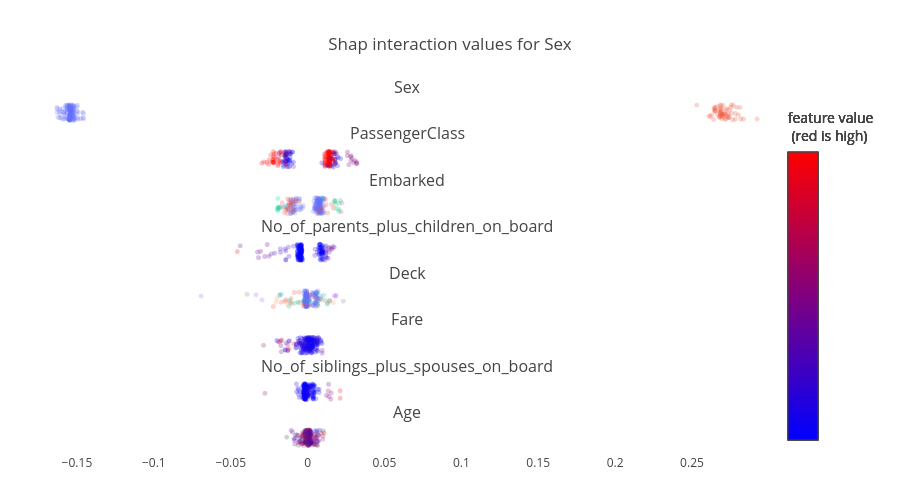

Notebook code cell kept with this figure:
### Markdown cell above
### Detailed shap interactions summary:

### Code cell
explainer.plot_interactions_detailed("Sex")

### Figure 1 — Plotly figure (JSON) as saved in the notebook; plotly's stock layout.template omitted (floating-point values rounded to 4 significant figures; data arrays with more than 128 entries replaced by an {"elided": "..."} marker saying what was removed)
{"data": [{"hoverinfo": "text", "marker": {"color": "#636EFA", "opacity": 0.3, "showscale": false, "size": 5}, "mode": "markers", "name": "Sex_male", "opacity": 0.8, "showlegend": false, "text": {"elided": "137 str values"}, "type": "scattergl", "x": {"elided": "137 float values"}, "xaxis": "x", "y": {"elided": "137 float values"}, "yaxis": "y"}, {"hoverinfo": "text", "marker": {"color": "#EF553B", "opacity": 0.3, "showscale": false, "size": 5}, "mode": "markers", "name": "Sex_female", "opacity": 0.8, "showlegend": false, "text": ["None=Cumings, Mrs. John Bradley (Florence Briggs Thayer)<br>Sex=Sex_female<br>shap=0.274", "None=Futrelle, Mrs. Jacques Heath (Lily May Peel)<br>Sex=Sex_female<br>shap=0.265", "None=Johnson, Mrs. Oscar W (Elisabeth Vilhelmina Berg)<br>Sex=Sex_female<br>shap=0.274", "None=Nasser, Mrs. Nicholas (Adele Achem)<br>Sex=Sex_female<br>shap=0.269", "None=Vestrom, Miss. Hulda Amanda Adolfina<br>Sex=Sex_female<br>shap=0.269", "None=Asplund, Mrs. Carl Oscar (Selma Augusta Emilia Johansson)<br>Sex=Sex_female<br>shap=0.278", "None=Glynn, Miss. Mary Agatha<br>Sex=Sex_female<br>shap=0.265", "None=Devaney, Miss. Margaret Delia<br>Sex=Sex_female<br>shap=0.268", "None=Arnold-Franchi, Mrs. Josef (Josefine Franchi)<br>Sex=Sex_female<br>shap=0.274", "None=Rugg, Miss. Emily<br>Sex=Sex_female<br>shap=0.270", "None=Ilett, Miss. Bertha<br>Sex=Sex_female<br>shap=0.270", "None=Moran, Miss. Bertha<br>Sex=Sex_female<br>shap=0.269", "None=Jussila, Miss. Katriina<br>Sex=Sex_female<br>shap=0.274", "None=Ford, Miss. Robina Maggie \"Ruby\"<br>Sex=Sex_female<br>shap=0.277", "None=Chibnall, Mrs. (Edith Martha Bowerman)<br>Sex=Sex_female<br>shap=0.268", "None=Andersen-Jensen, Miss. Carla Christine Nielsine<br>Sex=Sex_female<br>shap=0.274", "None=Brown, Mrs. James Joseph (Margaret Tobin)<br>Sex=Sex_female<br>shap=0.276", "None=Asplund, Miss. Lillian Gertrud<br>Sex=Sex_female<br>shap=0.283", "None=Harknett, Miss. Alice Phoebe<br>Sex=Sex_female<br>shap=0.268", "None=Thorne, Mrs. Gertrude Maybelle<br>Sex=Sex_female<br>shap=0.265", "None=Parrish, Mrs. (Lutie Davis)<br>Sex=Sex_female<br>shap=0.269", "None=Healy, Miss. Hanora \"Nora\"<br>Sex=Sex_female<br>shap=0.265", "None=Andrews, Miss. Kornelia Theodosia<br>Sex=Sex_female<br>shap=0.264", "None=Abbott, Mrs. Stanton (Rosa Hunt)<br>Sex=Sex_female<br>shap=0.271", "None=Connolly, Miss. Kate<br>Sex=Sex_female<br>shap=0.270", "None=Bishop, Mrs. Dickinson H (Helen Walton)<br>Sex=Sex_female<br>shap=0.281", "None=Frauenthal, Mrs. Henry William (Clara Heinsheimer)<br>Sex=Sex_female<br>shap=0.276", "None=Burns, Miss. Elizabeth Margaret<br>Sex=Sex_female<br>shap=0.263", "None=Meyer, Mrs. Edgar Joseph (Leila Saks)<br>Sex=Sex_female<br>shap=0.267", "None=Sandstrom, Mrs. Hjalmar (Agnes Charlotta Bengtsson)<br>Sex=Sex_female<br>shap=0.282", "None=Minahan, Miss. Daisy E<br>Sex=Sex_female<br>shap=0.269", "None=Phillips, Miss. Kate Florence (\"Mrs Kate Louise Phillips Marshall\")<br>Sex=Sex_female<br>shap=0.269", "None=Hart, Mrs. Benjamin (Esther Ada Bloomfield)<br>Sex=Sex_female<br>shap=0.269", "None=West, Mrs. Edwy Arthur (Ada Mary Worth)<br>Sex=Sex_female<br>shap=0.265", "None=O'Sullivan, Miss. Bridget Mary<br>Sex=Sex_female<br>shap=0.264", "None=Laitinen, Miss. Kristina Sofia<br>Sex=Sex_female<br>shap=0.272", "None=Angle, Mrs. William A (Florence \"Mary\" Agnes Hughes)<br>Sex=Sex_female<br>shap=0.269", "None=Cacic, Miss. Marija<br>Sex=Sex_female<br>shap=0.272", "None=Hart, Miss. Eva Miriam<br>Sex=Sex_female<br>shap=0.271", "None=Ohman, Miss. Velin<br>Sex=Sex_female<br>shap=0.273", "None=Taussig, Mrs. Emil (Tillie Mandelbaum)<br>Sex=Sex_female<br>shap=0.253", "None=Appleton, Mrs. Edward Dale (Charlotte Lamson)<br>Sex=Sex_female<br>shap=0.264", "None=Bourke, Miss. Mary<br>Sex=Sex_female<br>shap=0.280", "None=Laroche, Mrs. Joseph (Juliette Marie Louise Lafargue)<br>Sex=Sex_female<br>shap=0.268", "None=Shutes, Miss. Elizabeth W<br>Sex=Sex_female<br>shap=0.262", "None=Lobb, Mrs. William Arthur (Cordelia K Stanlick)<br>Sex=Sex_female<br>shap=0.271", "None=Stanley, Miss. Amy Zillah Elsie<br>Sex=Sex_female<br>shap=0.273", "None=Hegarty, Miss. Hanora \"Nora\"<br>Sex=Sex_female<br>shap=0.269", "None=Brown, Mrs. Thomas William Solomon (Elizabeth Catherine Ford)<br>Sex=Sex_female<br>shap=0.268", "None=Turja, Miss. Anna Sofia<br>Sex=Sex_female<br>shap=0.272", "None=Astor, Mrs. John Jacob (Madeleine Talmadge Force)<br>Sex=Sex_female<br>shap=0.278", "None=Troutt, Miss. Edwina Celia \"Winnie\"<br>Sex=Sex_female<br>shap=0.292", "None=Allen, Miss. Elisabeth Walton<br>Sex=Sex_female<br>shap=0.270", "None=Rothes, the Countess. of (Lucy Noel Martha Dyer-Edwards)<br>Sex=Sex_female<br>shap=0.269", "None=Hogeboom, Mrs. John C (Anna Andrews)<br>Sex=Sex_female<br>shap=0.268", "None=Robert, Mrs. Edward Scott (Elisabeth Walton McMillan)<br>Sex=Sex_female<br>shap=0.261", "None=Ayoub, Miss. Banoura<br>Sex=Sex_female<br>shap=0.275", "None=Dick, Mrs. Albert Adrian (Vera Gillespie)<br>Sex=Sex_female<br>shap=0.277", "None=Sjoblom, Miss. Anna Sofia<br>Sex=Sex_female<br>shap=0.272", "None=Leader, Dr. Alice (Farnham)<br>Sex=Sex_female<br>shap=0.269", "None=Collyer, Mrs. Harvey (Charlotte Annie Tate)<br>Sex=Sex_female<br>shap=0.266", "None=Boulos, Miss. Nourelain<br>Sex=Sex_female<br>shap=0.279", "None=Aks, Mrs. Sam (Leah Rosen)<br>Sex=Sex_female<br>shap=0.271"], "type": "scattergl", "x": [0.2736, 0.2653, 0.274, 0.2685, 0.2694, 0.2782, 0.2648, 0.2685, 0.2735, 0.2702, 0.2696, 0.2691, 0.2743, 0.2768, 0.2681, 0.2743, 0.2756, 0.2834, 0.268, 0.2651, 0.2689, 0.2648, 0.2644, 0.2708, 0.2698, 0.2813, 0.2756, 0.2628, 0.2665, 0.2818, 0.2685, 0.2685, 0.2694, 0.2651, 0.264, 0.2715, 0.2692, 0.2721, 0.2709, 0.2732, 0.2531, 0.2643, 0.2802, 0.2677, 0.2619, 0.2714, 0.2726, 0.2686, 0.2684, 0.2721, 0.2782, 0.2923, 0.2702, 0.2686, 0.2679, 0.261, 0.2751, 0.2766, 0.2723, 0.2687, 0.2665, 0.279, 0.2711], "xaxis": "x", "y": [0.4303, 0.6225, 0.2417, 0.9374, 0.3449, 0.09302, 0.6379, 0.3645, 0.1882, 0.3436, 0.7665, 0.2873, 0.6757, 0.9527, 0.5778, 0.1872, 0.4813, 0.1067, 0.2512, 0.8023, 0.6163, 0.8504, 0.671, 0.3878, 0.4033, 0.8364, 0.9936, 0.3622, 0.8817, 0.1045, 0.7529, 0.5172, 0.4505, 0.57, 0.07667, 0.4149, 0.131, 0.1113, 0.2124, 0.2714, 0.9743, 0.7839, 0.3584, 0.222, 0.2707, 0.08099, 0.7429, 0.2443, 0.4802, 0.6828, 0.4525, 0.1049, 0.9649, 0.9908, 0.7087, 0.2716, 0.8369, 0.03539, 0.3825, 0.4272, 0.3831, 0.8354, 0.4987], "yaxis": "y"}, {"hoverinfo": "text", "marker": {"color": {"elided": "200 int values"}, "colorbar": {"showticklabels": false, "title": {"text": "feature value <br> (red is high)"}}, "colorscale": [[0, "rgb(0,0,255)"], [1, "rgb(255,0,0)"]], "opacity": 0.3, "showscale": true, "size": 5}, "mode": "markers", "name": "PassengerClass", "opacity": 0.8, "showlegend": false, "text": {"elided": "200 str values"}, "type": "scattergl", "x": {"elided": "200 float values"}, "xaxis": "x2", "y": {"elided": "200 float values"}, "yaxis": "y2"}, {"hoverinfo": "text", "marker": {"color": "#636EFA", "opacity": 0.3, "showscale": false, "size": 5}, "mode": "markers", "name": "Embarked_Southampton", "opacity": 0.8, "showlegend": false, "text": {"elided": "150 str values"}, "type": "scattergl", "x": {"elided": "150 float values"}, "xaxis": "x3", "y": {"elided": "150 float values"}, "yaxis": "y3"}, {"hoverinfo": "text", "marker": {"color": "#EF553B", "opacity": 0.3, "showscale": false, "size": 5}, "mode": "markers", "name": "Embarked_Cherbourg", "opacity": 0.8, "showlegend": false, "text": ["None=Cumings, Mrs. John Bradley (Florence Briggs Thayer)<br>Embarked=Embarked_Cherbourg<br>shap=0.009", "None=Nasser, Mrs. Nicholas (Adele Achem)<br>Embarked=Embarked_Cherbourg<br>shap=0.017", "None=Meyer, Mr. Edgar Joseph<br>Embarked=Embarked_Cherbourg<br>shap=-0.017", "None=Kraeff, Mr. Theodor<br>Embarked=Embarked_Cherbourg<br>shap=-0.012", "None=Brown, Mrs. James Joseph (Margaret Tobin)<br>Embarked=Embarked_Cherbourg<br>shap=0.007", "None=Blank, Mr. Henry<br>Embarked=Embarked_Cherbourg<br>shap=-0.013", "None=Thorne, Mrs. Gertrude Maybelle<br>Embarked=Embarked_Cherbourg<br>shap=0.022", "None=Bishop, Mrs. Dickinson H (Helen Walton)<br>Embarked=Embarked_Cherbourg<br>shap=0.013", "None=Levy, Mr. Rene Jacques<br>Embarked=Embarked_Cherbourg<br>shap=-0.009", "None=Lewy, Mr. Ervin G<br>Embarked=Embarked_Cherbourg<br>shap=-0.014", "None=Burns, Miss. Elizabeth Margaret<br>Embarked=Embarked_Cherbourg<br>shap=0.016", "None=del Carlo, Mr. Sebastiano<br>Embarked=Embarked_Cherbourg<br>shap=-0.016", "None=Meyer, Mrs. Edgar Joseph (Leila Saks)<br>Embarked=Embarked_Cherbourg<br>shap=0.022", "None=Widener, Mr. Harry Elkins<br>Embarked=Embarked_Cherbourg<br>shap=-0.010", "None=Bishop, Mr. Dickinson H<br>Embarked=Embarked_Cherbourg<br>shap=-0.010", "None=Penasco y Castellana, Mr. Victor de Satode<br>Embarked=Embarked_Cherbourg<br>shap=-0.010", "None=Kassem, Mr. Fared<br>Embarked=Embarked_Cherbourg<br>shap=-0.011", "None=Ross, Mr. John Hugo<br>Embarked=Embarked_Cherbourg<br>shap=-0.013", "None=Boulos, Mr. Hanna<br>Embarked=Embarked_Cherbourg<br>shap=-0.011", "None=Duff Gordon, Sir. Cosmo Edmund (\"Mr Morgan\")<br>Embarked=Embarked_Cherbourg<br>shap=-0.013", "None=Homer, Mr. Harry (\"Mr E Haven\")<br>Embarked=Embarked_Cherbourg<br>shap=-0.015", "None=Laroche, Mrs. Joseph (Juliette Marie Louise Lafargue)<br>Embarked=Embarked_Cherbourg<br>shap=0.018", "None=Yasbeck, Mr. Antoni<br>Embarked=Embarked_Cherbourg<br>shap=-0.012", "None=Stahelin-Maeglin, Dr. Max<br>Embarked=Embarked_Cherbourg<br>shap=-0.009", "None=Hassab, Mr. Hammad<br>Embarked=Embarked_Cherbourg<br>shap=-0.008", "None=Astor, Mrs. John Jacob (Madeleine Talmadge Force)<br>Embarked=Embarked_Cherbourg<br>shap=0.012", "None=Ayoub, Miss. Banoura<br>Embarked=Embarked_Cherbourg<br>shap=0.009", "None=Guggenheim, Mr. Benjamin<br>Embarked=Embarked_Cherbourg<br>shap=-0.005", "None=Thomas, Master. Assad Alexander<br>Embarked=Embarked_Cherbourg<br>shap=-0.013", "None=Lemberopolous, Mr. Peter L<br>Embarked=Embarked_Cherbourg<br>shap=-0.012", "None=Boulos, Miss. Nourelain<br>Embarked=Embarked_Cherbourg<br>shap=0.012", "None=Razi, Mr. Raihed<br>Embarked=Embarked_Cherbourg<br>shap=-0.011"], "type": "scattergl", "x": [0.008511, 0.01666, -0.01655, -0.01166, 0.006719, -0.01291, 0.02182, 0.01296, -0.009182, -0.01419, 0.01564, -0.01631, 0.02236, -0.009682, -0.009992, -0.0101, -0.01072, -0.01284, -0.01072, -0.01322, -0.01503, 0.01797, -0.01211, -0.009073, -0.007636, 0.01214, 0.008928, -0.00526, -0.01299, -0.01186, 0.01164, -0.01072], "xaxis": "x3", "y": [0.2433, 0.3455, 0.6907, 0.541, 0.1106, 0.9324, 0.1166, 0.04269, 0.7253, 0.2307, 0.5746, 0.3794, 0.6763, 0.09867, 0.2869, 0.2302, 0.544, 0.2394, 0.6818, 0.3631, 0.06748, 0.8025, 0.5722, 0.8492, 0.8298, 0.5669, 0.4149, 0.78, 0.001428, 0.8751, 0.8935, 0.6621], "yaxis": "y3"}, {"hoverinfo": "text", "marker": {"color": "#00CC96", "opacity": 0.3, "showscale": false, "size": 5}, "mode": "markers", "name": "Embarked_Queenstown", "opacity": 0.8, "showlegend": false, "text": ["None=Glynn, Miss. Mary Agatha<br>Embarked=Embarked_Queenstown<br>shap=0.020", "None=Devaney, Miss. Margaret Delia<br>Embarked=Embarked_Queenstown<br>shap=0.019", "None=Moran, Miss. Bertha<br>Embarked=Embarked_Queenstown<br>shap=0.021", "None=Smith, Mr. Thomas<br>Embarked=Embarked_Queenstown<br>shap=-0.019", "None=Healy, Miss. Hanora \"Nora\"<br>Embarked=Embarked_Queenstown<br>shap=0.020", "None=Connolly, Miss. Kate<br>Embarked=Embarked_Queenstown<br>shap=0.018", "None=Sadlier, Mr. Matthew<br>Embarked=Embarked_Queenstown<br>shap=-0.019", "None=Minahan, Miss. Daisy E<br>Embarked=Embarked_Queenstown<br>shap=0.009", "None=Charters, Mr. David<br>Embarked=Embarked_Queenstown<br>shap=-0.018", "None=O'Sullivan, Miss. Bridget Mary<br>Embarked=Embarked_Queenstown<br>shap=0.020", "None=Morrow, Mr. Thomas Rowan<br>Embarked=Embarked_Queenstown<br>shap=-0.019", "None=Bourke, Miss. Mary<br>Embarked=Embarked_Queenstown<br>shap=0.018", "None=Horgan, Mr. John<br>Embarked=Embarked_Queenstown<br>shap=-0.019", "None=Hegarty, Miss. Hanora \"Nora\"<br>Embarked=Embarked_Queenstown<br>shap=0.018", "None=McEvoy, Mr. Michael<br>Embarked=Embarked_Queenstown<br>shap=-0.018", "None=Connaghton, Mr. Michael<br>Embarked=Embarked_Queenstown<br>shap=-0.014", "None=Moran, Mr. Daniel J<br>Embarked=Embarked_Queenstown<br>shap=-0.019", "None=McCormack, Mr. Thomas Joseph<br>Embarked=Embarked_Queenstown<br>shap=-0.019"], "type": "scattergl", "x": [0.0204, 0.01865, 0.02136, -0.01943, 0.0204, 0.01761, -0.01943, 0.008863, -0.01792, 0.0204, -0.01943, 0.01813, -0.01943, 0.01753, -0.01799, -0.01416, -0.01884, -0.01943], "xaxis": "x3", "y": [0.2677, 0.3243, 0.8297, 0.9558, 0.6591, 0.8283, 0.427, 0.9726, 0.3905, 0.1492, 0.277, 0.6097, 0.3281, 0.7648, 0.4369, 0.487, 0.3515, 0.1788], "yaxis": "y3"}, {"hoverinfo": "text", "marker": {"color": {"elided": "200 int values"}, "colorbar": {"showticklabels": false, "title": {"text": "feature value <br> (red is high)"}}, "colorscale": [[0, "rgb(0,0,255)"], [1, "rgb(255,0,0)"]], "opacity": 0.3, "showscale": true, "size": 5}, "mode": "markers", "name": "No_of_parents_plus_children_on_board", "opacity": 0.8, "showlegend": false, "text": {"elided": "200 str values"}, "type": "scattergl", "x": {"elided": "200 float values"}, "xaxis": "x4", "y": {"elided": "200 float values"}, "yaxis": "y4"}, {"hoverinfo": "text", "marker": {"color": "#636EFA", "opacity": 0.3, "showscale": false, "size": 5}, "mode": "markers", "name": "Deck_Unkown", "opacity": 0.8, "showlegend": false, "text": {"elided": "151 str values"}, "type": "scattergl", "x": {"elided": "151 float values"}, "xaxis": "x5", "y": {"elided": "151 float values"}, "yaxis": "y5"}, {"hoverinfo": "text", "marker": {"color": "#EF553B", "opacity": 0.3, "showscale": false, "size": 5}, "mode": "markers", "name": "Deck_B", "opacity": 0.8, "showlegend": false, "text": ["None=Van der hoef, Mr. Wyckoff<br>Deck=Deck_B<br>shap=-0.017", "None=Brown, Mrs. James Joseph (Margaret Tobin)<br>Deck=Deck_B<br>shap=-0.011", "None=Bishop, Mrs. Dickinson H (Helen Walton)<br>Deck=Deck_B<br>shap=-0.022", "None=Bishop, Mr. Dickinson H<br>Deck=Deck_B<br>shap=0.002", "None=Butt, Major. Archibald Willingham<br>Deck=Deck_B<br>shap=-0.015", "None=Stahelin-Maeglin, Dr. Max<br>Deck=Deck_B<br>shap=-0.006", "None=Davidson, Mr. Thornton<br>Deck=Deck_B<br>shap=-0.003", "None=Allen, Miss. Elisabeth Walton<br>Deck=Deck_B<br>shap=-0.009", "None=Rothes, the Countess. of (Lucy Noel Martha Dyer-Edwards)<br>Deck=Deck_B<br>shap=-0.011", "None=Robert, Mrs. Edward Scott (Elisabeth Walton McMillan)<br>Deck=Deck_B<br>shap=0.001", "None=Dick, Mrs. Albert Adrian (Vera Gillespie)<br>Deck=Deck_B<br>shap=-0.014", "None=Guggenheim, Mr. Benjamin<br>Deck=Deck_B<br>shap=-0.005", "None=Carter, Master. William Thornton II<br>Deck=Deck_B<br>shap=-0.002", "None=Carlsson, Mr. Frans Olof<br>Deck=Deck_B<br>shap=-0.010"], "type": "scattergl", "x": [-0.01702, -0.01078, -0.0223, 0.001585, -0.01457, -0.005563, -0.002997, -0.008635, -0.0113, 0.001013, -0.01412, -0.005428, -0.002365, -0.0104], "xaxis": "x5", "y": [0.2853, 0.5109, 0.01, 0.736, 0.3389, 0.9108, 0.0612, 0.897, 0.276, 0.105, 0.4298, 0.2634, 0.1774, 0.1962], "yaxis": "y5"}, {"hoverinfo": "text", "marker": {"color": "#00CC96", "opacity": 0.3, "showscale": false, "size": 5}, "mode": "markers", "name": "Deck_C", "opacity": 0.8, "showlegend": false, "text": ["None=Cumings, Mrs. John Bradley (Florence Briggs Thayer)<br>Deck=Deck_C<br>shap=-0.018", "None=Futrelle, Mrs. Jacques Heath (Lily May Peel)<br>Deck=Deck_C<br>shap=-0.012", "None=Harris, Mr. Henry Birkhardt<br>Deck=Deck_C<br>shap=-0.003", "None=Stead, Mr. William Thomas<br>Deck=Deck_C<br>shap=0.009", "None=Widener, Mr. Harry Elkins<br>Deck=Deck_C<br>shap=0.010", "None=Minahan, Miss. Daisy E<br>Deck=Deck_C<br>shap=-0.012", "None=Peuchen, Major. Arthur Godfrey<br>Deck=Deck_C<br>shap=0.007", "None=Penasco y Castellana, Mr. Victor de Satode<br>Deck=Deck_C<br>shap=0.007", "None=Appleton, Mrs. Edward Dale (Charlotte Lamson)<br>Deck=Deck_C<br>shap=-0.008", "None=Shutes, Miss. Elizabeth W<br>Deck=Deck_C<br>shap=-0.006", "None=Astor, Mrs. John Jacob (Madeleine Talmadge Force)<br>Deck=Deck_C<br>shap=-0.017", "None=Klaber, Mr. Herman<br>Deck=Deck_C<br>shap=0.013", "None=Taylor, Mr. Elmer Zebley<br>Deck=Deck_C<br>shap=0.001"], "type": "scattergl", "x": [-0.01814, -0.01168, -0.00301, 0.008961, 0.01043, -0.01208, 0.006603, 0.006777, -0.008378, -0.006215, -0.01702, 0.01288, 0.0009474], "xaxis": "x5", "y": [0.7274, 0.3942, 0.3419, 0.4847, 0.7254, 0.01687, 0.166, 0.846, 0.2273, 0.2767, 0.774, 0.147, 0.3639], "yaxis": "y5"}, {"hoverinfo": "text", "marker": {"color": "#AB63FA", "opacity": 0.3, "showscale": false, "size": 5}, "mode": "markers", "name": "Deck_E", "opacity": 0.8, "showlegend": false, "text": ["None=Chaffee, Mr. Herbert Fuller<br>Deck=Deck_E<br>shap=0.007", "None=Chibnall, Mrs. (Edith Martha Bowerman)<br>Deck=Deck_E<br>shap=-0.034", "None=Burns, Miss. Elizabeth Margaret<br>Deck=Deck_E<br>shap=-0.030", "None=Anderson, Mr. Harry<br>Deck=Deck_E<br>shap=0.017", "None=Taussig, Mrs. Emil (Tillie Mandelbaum)<br>Deck=Deck_E<br>shap=-0.018", "None=Colley, Mr. Edward Pomeroy<br>Deck=Deck_E<br>shap=0.018", "None=Calderhead, Mr. Edward Pennington<br>Deck=Deck_E<br>shap=0.018", "None=Troutt, Miss. Edwina Celia \"Winnie\"<br>Deck=Deck_E<br>shap=-0.069"], "type": "scattergl", "x": [0.007113, -0.03352, -0.02964, 0.01736, -0.01814, 0.0184, 0.01849, -0.06923], "xaxis": "x5", "y": [0.4836, 0.7452, 0.4201, 0.6847, 0.7271, 0.6688, 0.7057, 0.6673], "yaxis": "y5"}, {"hoverinfo": "text", "marker": {"color": "#FFA15A", "opacity": 0.3, "showscale": false, "size": 5}, "mode": "markers", "name": "Deck_D", "opacity": 0.8, "showlegend": false, "text": ["None=White, Mr. Richard Frasar<br>Deck=Deck_D<br>shap=0.004", "None=Andrews, Miss. Kornelia Theodosia<br>Deck=Deck_D<br>shap=-0.013", "None=Levy, Mr. Rene Jacques<br>Deck=Deck_D<br>shap=0.017", "None=Hassab, Mr. Hammad<br>Deck=Deck_D<br>shap=0.009", "None=Hogeboom, Mrs. John C (Anna Andrews)<br>Deck=Deck_D<br>shap=-0.020", "None=Leader, Dr. Alice (Farnham)<br>Deck=Deck_D<br>shap=-0.021"], "type": "scattergl", "x": [0.004311, -0.01314, 0.0167, 0.009167, -0.01981, -0.02063], "xaxis": "x5", "y": [0.5851, 0.1559, 0.2541, 0.4155, 0.5027, 0.2863], "yaxis": "y5"}, {"hoverinfo": "text", "marker": {"color": "grey", "opacity": 0.3, "showscale": false, "size": 5}, "mode": "markers", "name": "Other", "opacity": 0.8, "showlegend": false, "text": ["None=Navratil, Mr. Michel (\"Louis M Hoffman\")<br>Deck=Deck_F<br>shap=0.023", "None=Rood, Mr. Hugh Roscoe<br>Deck=Deck_A<br>shap=0.013", "None=Blank, Mr. Henry<br>Deck=Deck_A<br>shap=0.007", "None=Smith, Mr. Richard William<br>Deck=Deck_A<br>shap=0.014", "None=Sandstrom, Mrs. Hjalmar (Agnes Charlotta Bengtsson)<br>Deck=Deck_G<br>shap=-0.039", "None=Ross, Mr. John Hugo<br>Deck=Deck_A<br>shap=0.014", "None=Duff Gordon, Sir. Cosmo Edmund (\"Mr Morgan\")<br>Deck=Deck_A<br>shap=0.007", "None=Humblen, Mr. Adolf Mathias Nicolai Olsen<br>Deck=Deck_F<br>shap=0.012"], "type": "scattergl", "x": [0.02321, 0.01291, 0.006825, 0.01444, -0.03932, 0.01438, 0.006565, 0.0116], "xaxis": "x5", "y": [0.3438, 0.2485, 0.05006, 0.3888, 0.7739, 0.3448, 0.4738, 0.4006], "yaxis": "y5"}, {"hoverinfo": "text", "marker": {"color": {"elided": "200 float values"}, "colorbar": {"showticklabels": false, "title": {"text": "feature value <br> (red is high)"}}, "colorscale": [[0, "rgb(0,0,255)"], [1, "rgb(255,0,0)"]], "opacity": 0.3, "showscale": true, "size": 5}, "mode": "markers", "name": "Fare", "opacity": 0.8, "showlegend": false, "text": {"elided": "200 str values"}, "type": "scattergl", "x": {"elided": "200 float values"}, "xaxis": "x6", "y": {"elided": "200 float values"}, "yaxis": "y6"}, {"hoverinfo": "text", "marker": {"color": {"elided": "200 int values"}, "colorbar": {"showticklabels": false, "title": {"text": "feature value <br> (red is high)"}}, "colorscale": [[0, "rgb(0,0,255)"], [1, "rgb(255,0,0)"]], "opacity": 0.3, "showscale": true, "size": 5}, "mode": "markers", "name": "No_of_siblings_plus_spouses_on_board", "opacity": 0.8, "showlegend": false, "text": {"elided": "200 str values"}, "type": "scattergl", "x": {"elided": "200 float values"}, "xaxis": "x7", "y": {"elided": "200 float values"}, "yaxis": "y7"}, {"hoverinfo": "text", "marker": {"color": {"elided": "200 float values"}, "colorbar": {"showticklabels": false, "title": {"text": "feature value <br> (red is high)"}}, "colorscale": [[0, "rgb(0,0,255)"], [1, "rgb(255,0,0)"]], "opacity": 0.3, "showscale": true, "size": 5}, "mode": "markers", "name": "Age", "opacity": 0.8, "showlegend": false, "text": {"elided": "200 str values"}, "type": "scattergl", "x": {"elided": "200 float values"}, "xaxis": "x8", "y": {"elided": "200 float values"}, "yaxis": "y8"}], "layout": {"annotations": [{"font": {"size": 16}, "showarrow": false, "text": "Sex", "x": 0.5, "xanchor": "center", "xref": "paper", "y": 1, "yanchor": "bottom", "yref": "paper"}, {"font": {"size": 16}, "showarrow": false, "text": "PassengerClass", "x": 0.5, "xanchor": "center", "xref": "paper", "y": 0.8672, "yanchor": "bottom", "yref": "paper"}, {"font": {"size": 16}, "showarrow": false, "text": "Embarked", "x": 0.5, "xanchor": "center", "xref": "paper", "y": 0.7344, "yanchor": "bottom", "yref": "paper"}, {"font": {"size": 16}, "showarrow": false, "text": "No_of_parents_plus_children_on_board", "x": 0.5, "xanchor": "center", "xref": "paper", "y": 0.6016, "yanchor": "bottom", "yref": "paper"}, {"font": {"size": 16}, "showarrow": false, "text": "Deck", "x": 0.5, "xanchor": "center", "xref": "paper", "y": 0.4688, "yanchor": "bottom", "yref": "paper"}, {"font": {"size": 16}, "showarrow": false, "text": "Fare", "x": 0.5, "xanchor": "center", "xref": "paper", "y": 0.3359, "yanchor": "bottom", "yref": "paper"}, {"font": {"size": 16}, "showarrow": false, "text": "No_of_siblings_plus_spouses_on_board", "x": 0.5, "xanchor": "center", "xref": "paper", "y": 0.2031, "yanchor": "bottom", "yref": "paper"}, {"font": {"size": 16}, "showarrow": false, "text": "Age", "x": 0.5, "xanchor": "center", "xref": "paper", "y": 0.07031, "yanchor": "bottom", "yref": "paper"}], "height": 500, "hovermode": "closest", "margin": {"b": 50, "l": 50, "pad": 4, "r": 50, "t": 100}, "plot_bgcolor": "#fff", "title": {"text": "Shap interaction values for Sex<br>"}, "xaxis": {"anchor": "y", "domain": [0, 1], "matches": "x8", "range": [-0.1675, 0.2968], "showgrid": false, "showticklabels": false, "zeroline": false}, "xaxis2": {"anchor": "y2", "domain": [0, 1], "matches": "x8", "range": [-0.1675, 0.2968], "showgrid": false, "showticklabels": false, "zeroline": false}, "xaxis3": {"anchor": "y3", "domain": [0, 1], "matches": "x8", "range": [-0.1675, 0.2968], "showgrid": false, "showticklabels": false, "zeroline": false}, "xaxis4": {"anchor": "y4", "domain": [0, 1], "matches": "x8", "range": [-0.1675, 0.2968], "showgrid": false, "showticklabels": false, "zeroline": false}, "xaxis5": {"anchor": "y5", "domain": [0, 1], "matches": "x8", "range": [-0.1675, 0.2968], "showgrid": false, "showticklabels": false, "zeroline": false}, "xaxis6": {"anchor": "y6", "domain": [0, 1], "matches": "x8", "range": [-0.1675, 0.2968], "showgrid": false, "showticklabels": false, "zeroline": false}, "xaxis7": {"anchor": "y7", "domain": [0, 1], "matches": "x8", "range": [-0.1675, 0.2968], "showgrid": false, "showticklabels": false, "zeroline": false}, "xaxis8": {"anchor": "y8", "domain": [0, 1], "range": [-0.1675, 0.2968], "showgrid": false, "zeroline": false}, "yaxis": {"anchor": "x", "domain": [0.9297, 1], "showgrid": false, "showticklabels": false, "zeroline": false}, "yaxis2": {"anchor": "x2", "domain": [0.7969, 0.8672], "showgrid": false, "showticklabels": false, "zeroline": false}, "yaxis3": {"anchor": "x3", "domain": [0.6641, 0.7344], "showgrid": false, "showticklabels": false, "zeroline": false}, "yaxis4": {"anchor": "x4", "domain": [0.5312, 0.6016], "showgrid": false, "showticklabels": false, "zeroline": false}, "yaxis5": {"anchor": "x5", "domain": [0.3984, 0.4688], "showgrid": false, "showticklabels": false, "zeroline": false}, "yaxis6": {"anchor": "x6", "domain": [0.2656, 0.3359], "showgrid": false, "showticklabels": false, "zeroline": false}, "yaxis7": {"anchor": "x7", "domain": [0.1328, 0.2031], "showgrid": false, "showticklabels": false, "zeroline": false}, "yaxis8": {"anchor": "x8", "domain": [0, 0.07031], "showgrid": false, "showticklabels": false, "zeroline": false}}}
